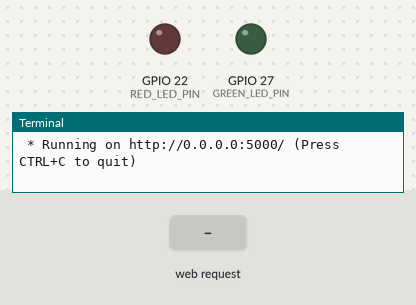
Bench run of a program on a simulated Raspberry Pi (BCM pin numbers). On the bench: output pins drawn as LEDs (lit = HIGH), the last lines printed to the terminal. The inputs (shaded band) are chosen by the test bench. The clock reads 2024-03-15 10:24:30 at power-on unless the program sets it.

Above: at 1.2 s.
1.3 s: HTTP request for /LED/RED/ON/ received
At 2.5 s:
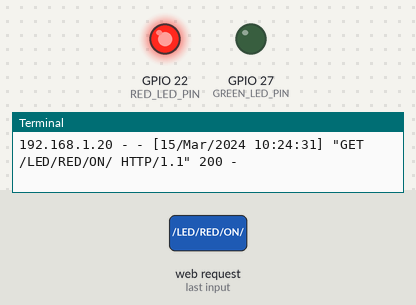
2.8 s: HTTP request for /LED/GREEN/ON/ received
At 3.8 s:
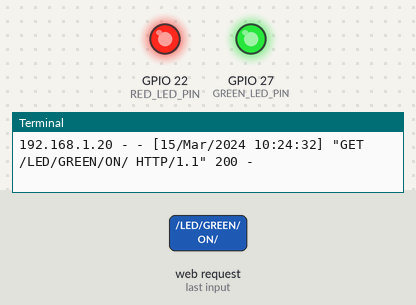
4.3 s: HTTP request for /LED/RED/OFF/ received
At 4.9 s:
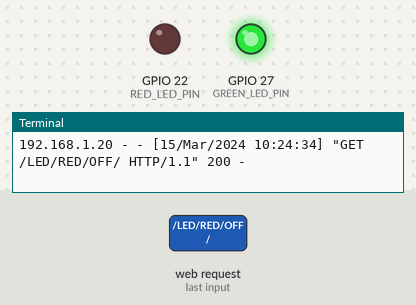
Timing chart, 0 to 7.3 s (numbered marks = the images above; inputs shaded):
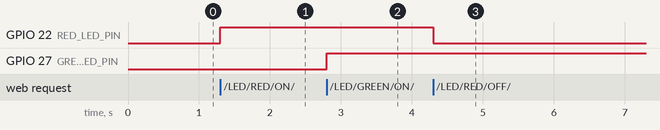

The program:

flask_led.py
```python
from flask import Flask
import RPi.GPIO as GPIO

RED_LED_PIN = 22
GREEN_LED_PIN  = 27

app = Flask(__name__)

GPIO.setmode(GPIO.BCM)
GPIO.setup(RED_LED_PIN, GPIO.OUT)
GPIO.setup(GREEN_LED_PIN, GPIO.OUT)


@app.route("/")
def hello():
    return '''
    <p>Hello, Flask!</p>
    <a href="/LED/RED/ON/">RED LED ON</a>
    <a href="/LED/RED/OFF/">RED LED OFF</a>
    <a href="/LED/GREEN/ON/">GREEN LED ON</a>
    <a href="/LED/GREEN/OFF/">GREEN LED OFF</a>
    '''

@app.route("/LED/<col>/<op>/")
def led_op(col,op):
    if col == "RED":
        if op == "ON":
            GPIO.output(RED_LED_PIN, GPIO.HIGH)
            return'''
                <p>RED LED ON</p>
                <a href="/">Go home</a>
            '''
        elif op == "OFF":
            GPIO.output(RED_LED_PIN, GPIO.LOW)
            return'''
                <p>RED LEF OFF</p>
                <a href="/">Go home</a>
            '''
    elif col == "GREEN":
        if op == "ON":
            GPIO.output(GREEN_LED_PIN, GPIO.HIGH)
            return'''
                <p>GREEN LED ON</p>
                <a href="/">Go home</a>
            '''
        elif op == "OFF":
            GPIO.output(GREEN_LED_PIN, GPIO.LOW)
            return'''
                <p>GREEN LED OFF</p>
                <a href="/">Go home</a>
            '''

if __name__ == "__main__":
    try:
        app.run(host="0.0.0.0")
    finally:
        GPIO.cleanup()

from flask import Flask
import RPi.GPIO as GPIO

RED_LED_PIN = 22
GREEN_LED_PIN  = 27

app = Flask(__name__)

GPIO.setmode(GPIO.BCM)
GPIO.setup(RED_LED_PIN, GPIO.OUT)
GPIO.setup(GREEN_LED_PIN, GPIO.OUT)


@app.route("/")
def hello():
    return '''
    <p>Hello, Flask!</p>
    <a href="/LED/RED/ON/">RED LED ON</a>
    <a href="/LED/RED/OFF/">RED LED OFF</a>
    <a href="/LED/GREEN/ON/">GREEN LED ON</a>
    <a href="/LED/GREEN/OFF/">GREEN LED OFF</a>
    '''

@app.route("/LED/<col>/<op>/")
def led_op(col,op):
    if col == "RED":
        if op == "ON":
            GPIO.output(RED_LED_PIN, GPIO.HIGH)
            return'''
                <p>RED LED ON</p>
                <a href="/">Go home</a>
            '''
        elif op == "OFF":
            GPIO.output(RED_LED_PIN, GPIO.LOW)
            return'''
                <p>RED LEF OFF</p>
                <a href="/">Go home</a>
            '''
    elif col == "GREEN":
        if op == "ON":
            GPIO.output(GREEN_LED_PIN, GPIO.HIGH)
            return'''
                <p>GREEN LED ON</p>
                <a href="/">Go home</a>
            '''
        elif op == "OFF":
            GPIO.output(GREEN_LED_PIN, GPIO.LOW)
            return'''
                <p>GREEN LED OFF</p>
                <a href="/">Go home</a>
            '''

if __name__ == "__main__":
    try:
        app.run(host="0.0.0.0")
    finally:
        GPIO.cleanup()
```

Measured:
- after the input at 1.3 s, GPIO 22 (RED_LED_PIN): LOW → HIGH at once
- after the input at 2.8 s, GPIO 27 (GREEN_LED_PIN): LOW → HIGH at once
- after the input at 4.3 s, GPIO 22 (RED_LED_PIN): HIGH → LOW at once
